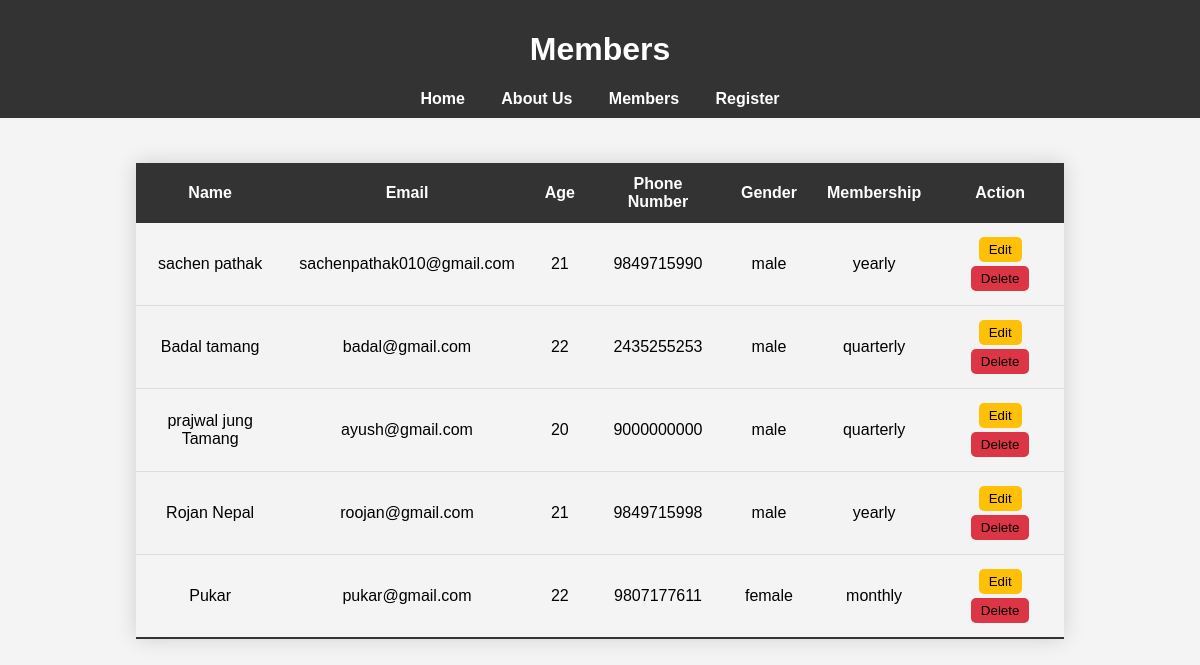
/members/, run on an earlier commit of the app's database.
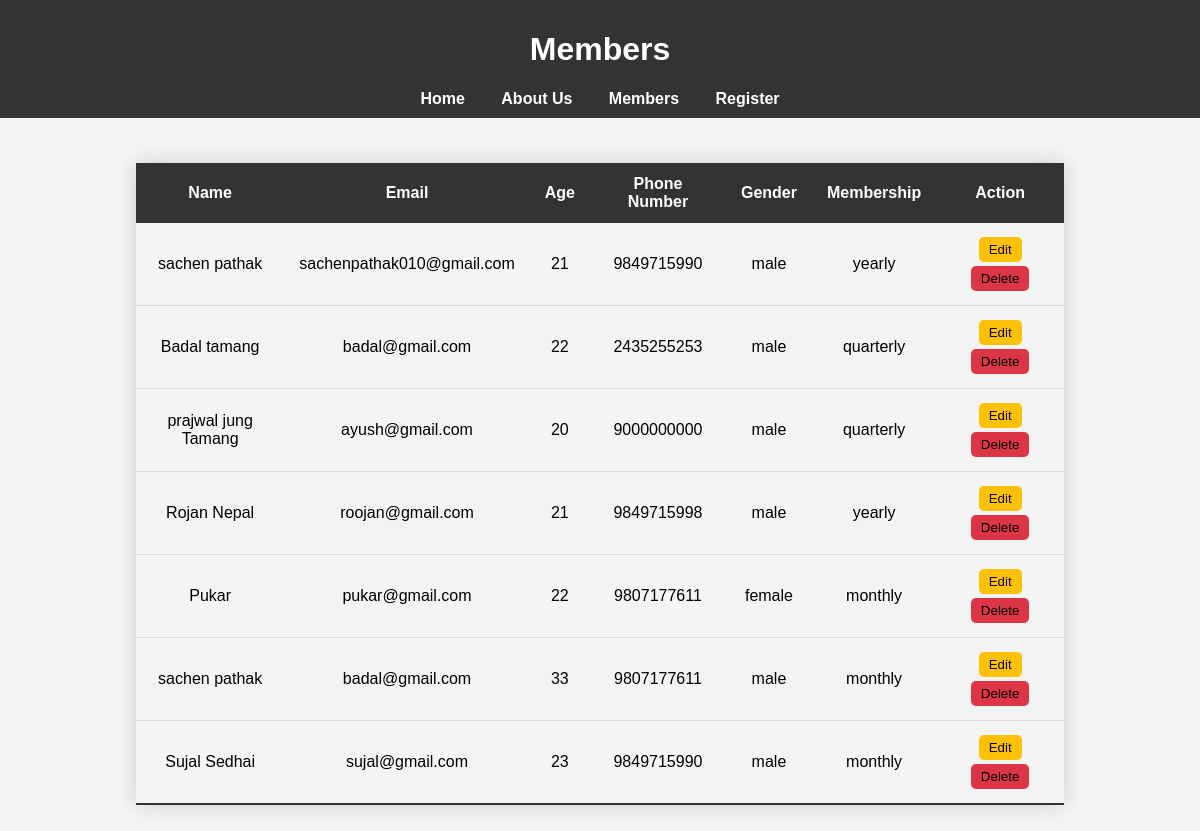
And on a later commit of the database.
### gymapp/models.py (models this page shows, shortened)
class Todo(models.Model):
    name = models.CharField(max_length=50)
    email = models.EmailField(max_length=254, null=True, blank=True)
    age = models.IntegerField(default=18)
    phone = models.CharField(max_length=15)
    gender = models.CharField(max_length=10)
    membership = models.CharField(max_length=20)

### gymapp/views.py (the view)
# urls.py: path('members/', members,name='members'),
def members(request):
    page = "Members"
    todo_objs = Todo.objects.all()
    context = {
        "Todos": todo_objs,
        "page": page,
    }
    return render(request, "members.html", context)

### Template/members.html (shortened to what this page needs)
{% load static %}
<!DOCTYPE html>
<html lang="en">
  <head>
    <link rel="stylesheet" href=" {% static 'css/style.css' %} " />
  </head>
  <body>
    {% include "navbar.html" %}
    <div class="table-container">
      <table class="styled-table">
        <thead>
          <tr>
            <th scope="col">Name</th>
            <th scope="col">Email</th>
            <th scope="col">Age</th>
            <th scope="col">Phone Number</th>
            <th scope="col">Gender</th>
            <th scope="col">Membership</th>
            <th scope="col">Action</th>
          </tr>
        </thead>
        <tbody>
          {% for Todo in Todos %}
          <tr>
            <td>{{Todo.name}}</td>
            <td>{{Todo.email}}</td>
            <td>{{Todo.age}}</td>
            <td>{{Todo.phone}}</td>
            <td>{{Todo.gender}}</td>
            <td>{{Todo.membership}}</td>
            <td>
              <a href="{% url 'edit' pk=Todo.id %}">
                <button type="button" class="btn btn-warning">Edit</button>
              </a>
              <a href="{% url 'delete' pk=Todo.id %}">
                <button type="button" class="btn btn-danger">Delete</button>
              </a>
            </td>
          </tr>
          {% endfor %}
        </tbody>
      </table>
    </div>
    <br />
  </body>
</html>

What changed in the data, as far as the page shows it:
added Todo: name "sachen pathak", email "badal@gmail.com", age "33", phone "9807177611", gender "male", membership "monthly"
added Todo: name "Sujal Sedhai", email "sujal@gmail.com", age "23", phone "9849715990", gender "male", membership "monthly"
